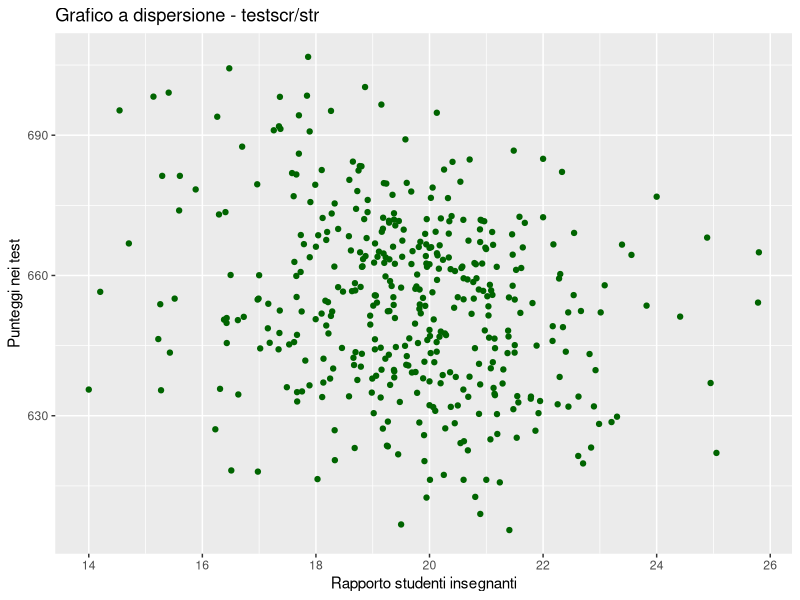
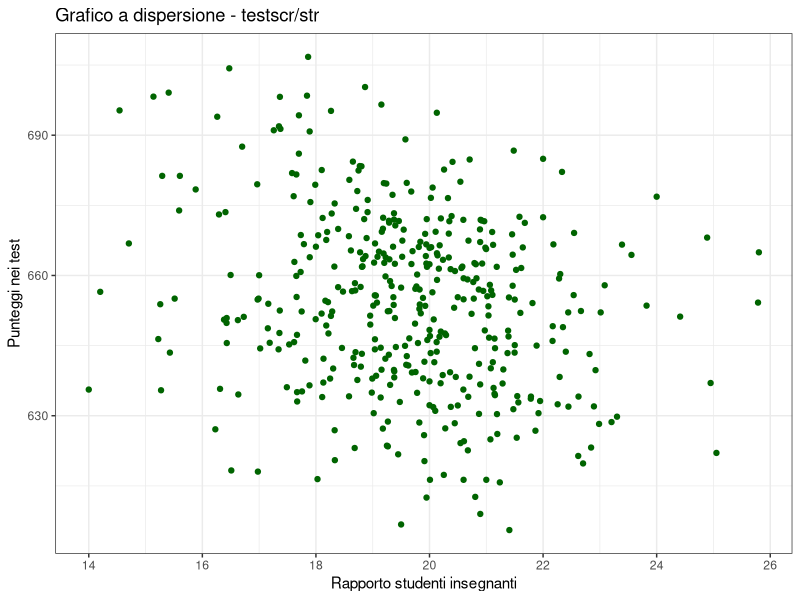
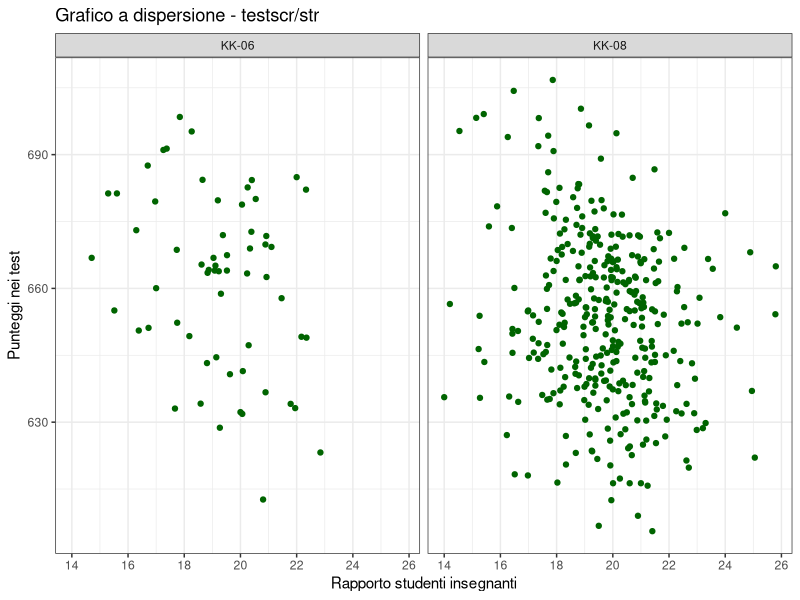
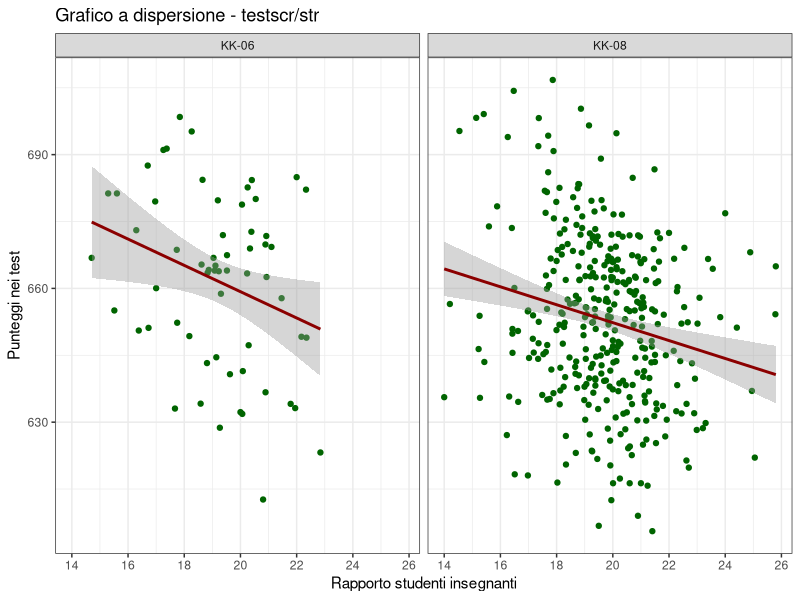
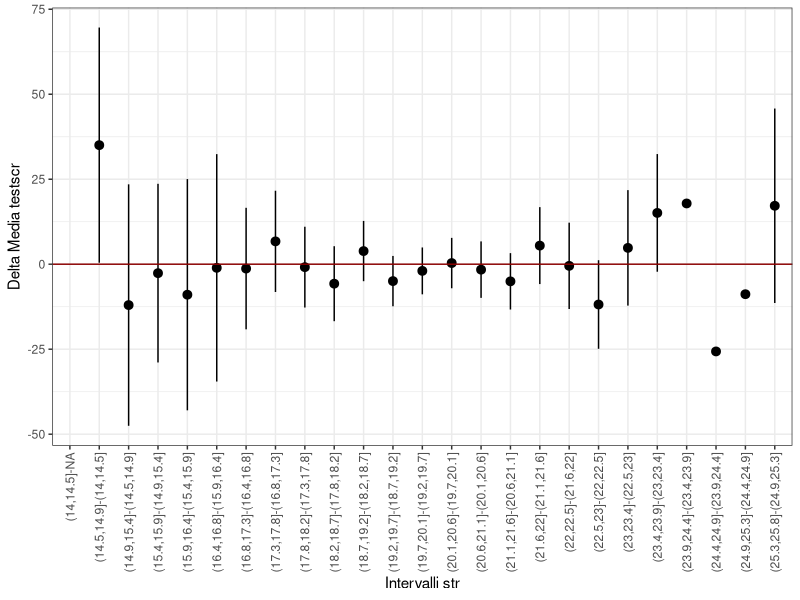

Generate these figures, in order, with R:
## ---- chunk 1
#| message: false
#| warning: false
CASchools <- read.csv("data/CASchools.csv")
## ---- chunk 2
summary(CASchools)
## ---- chunk 3
library(ggplot2)
# I dati CASchools sono già stati caricati in precedenza
## Creiamo le variabili
library(dplyr)
CASchools <- CASchools |> mutate(str=students/teachers, testscr=(read+math)/2)

# Creare l'oggetto ggplot
scatterplot <- ggplot(CASchools, aes(x = str, y = testscr))
# Aggiungere i punti al grafico
scatterplot <- scatterplot + geom_point(col = "darkgreen")
# Aggiungere etichette e titoli
scatterplot <- scatterplot +
  labs(title = "Grafico a dispersione - testscr/str",
      x = "Rapporto studenti insegnanti", y = "Punteggi nei test")
# Visualizzare il grafico
scatterplot
## ---- chunk 4
scatterplot <- scatterplot + theme_bw()
scatterplot
## ---- chunk 5
scatterplot <- scatterplot + facet_wrap(~grades)
scatterplot
## ---- chunk 6
scatterplot + geom_smooth(method="lm", col = "darkred")
## ---- chunk 7
#| results: 'hide'
#| message: false
#| warning: false
library(dplyr)
## ---- chunk 8
CASchools |>
  summarize(m = mean(testscr), s = sd(testscr))
## ---- chunk 9
df_1 <- CASchools |>
  group_by(str<20) |>
  summarize(m = mean(testscr),
            s = sd(testscr),
            n = n())
## ---- chunk 10
df_1
## ---- chunk 11
## Differenza delle medie campionarie
df_1$m[2]-df_1$m[1]
## ---- chunk 12
str_cat3 <- cut(CASchools$str, 3)
summary(str_cat3)
## ---- chunk 13
str_cat3 <- cut(CASchools$str, c(13,20, 21, 26))
summary(str_cat3)
## ---- chunk 14
library(knitr)

df_2 <- CASchools |>
  mutate(str_cat = cut(str, 25)) |>                        # <1>
  group_by(str_cat) |>                                     # <2>
  summarize(m = mean(testscr), s = sd(testscr), n = n())   # <3>

df_2 |> kable()                                            # <4>
## ---- chunk 15
#| warning: false
df_3 <- df_2 |> mutate(Delta_str = paste0(str_cat, "-", lag(str_cat)),  # <1>
               Delta_testscr = m - lag(m),                              # <2>
               stderr = sqrt(s^2/n + lag(s^2/n))) |>                    # <3>
               select(Delta_str, Delta_testscr, stderr)                 # <4>

kable(df_3)                                                             # <5>
## ---- chunk 16
df_3 <- df_3 |>
  mutate(ci_sx = Delta_testscr - 1.96 * stderr,    # <1>
         ci_dx = Delta_testscr + 1.96 * stderr)    # <2>

kable(df_3)
## ---- chunk 17
ggplot(df_3, aes(x=Delta_str,y=Delta_testscr)) +               # <1>
  geom_pointrange(aes(ymin=ci_sx, ymax=ci_dx)) +               # <2>
  geom_hline(yintercept = 0, col = "darkred") +               # <3>
  theme_bw() +
  xlab("Intervalli str") + ylab("Delta Media testscr") +
  theme(axis.text.x = element_text(angle = 90, vjust = 0.5, hjust=1))   # <4>
